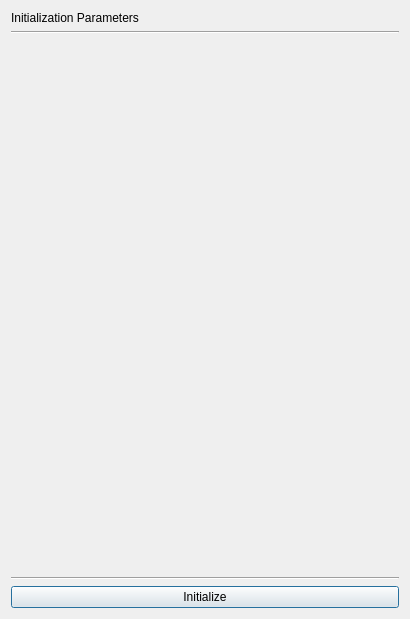
<?xml version="1.0" encoding="UTF-8"?>
<ui version="4.0">
 <class>InitializationWindow</class>
 <widget class="QDialog" name="InitializationWindow">
  <property name="geometry">
   <rect>
    <x>0</x>
    <y>0</y>
    <width>410</width>
    <height>619</height>
   </rect>
  </property>
  <property name="windowTitle">
   <string>Initialization</string>
  </property>
  <layout class="QVBoxLayout" name="verticalLayout">
   <item>
    <widget class="QLabel" name="label">
     <property name="text">
      <string>Initialization Parameters</string>
     </property>
    </widget>
   </item>
   <item>
    <widget class="Line" name="line">
     <property name="orientation">
      <enum>Qt::Horizontal</enum>
     </property>
    </widget>
   </item>
   <item>
    <widget class="QScrollArea" name="scrollarea">
     <property name="frameShape">
      <enum>QFrame::NoFrame</enum>
     </property>
     <property name="frameShadow">
      <enum>QFrame::Plain</enum>
     </property>
     <property name="widgetResizable">
      <bool>true</bool>
     </property>
     <widget class="QWidget" name="param_widgets_container">
      <property name="geometry">
       <rect>
        <x>0</x>
        <y>0</y>
        <width>388</width>
        <height>520</height>
       </rect>
      </property>
     </widget>
    </widget>
   </item>
   <item>
    <widget class="Line" name="line_2">
     <property name="orientation">
      <enum>Qt::Horizontal</enum>
     </property>
    </widget>
   </item>
   <item>
    <widget class="QPushButton" name="button_initialize">
     <property name="text">
      <string>Initialize</string>
     </property>
    </widget>
   </item>
  </layout>
 </widget>
 <resources/>
 <connections/>
</ui>
